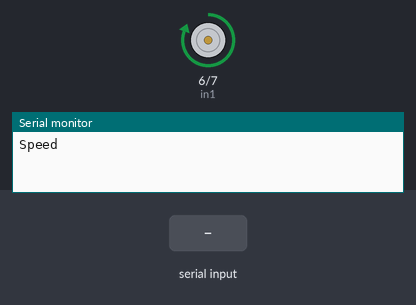
The sketch below on a simulated Arduino Uno, built with avr-gcc and run on an emulated ATmega328P. Shown: motor-driver pin pairs drawn as motors (green arrow = first pin HIGH = forward, orange = second pin HIGH = backward, longer = more drive), the last lines printed to the serial monitor. The inputs (shaded band) are chosen by the test bench.

Above: at 3.2 s.
3.3 s: "2\n" received over Serial
At 4.2 s:
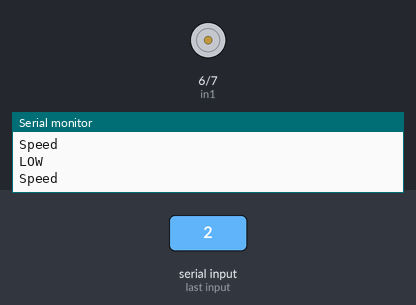
4.8 s: "1\n" received over Serial
At 5.3 s:
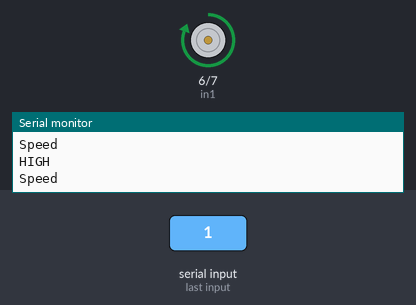
Timing chart, 0 to 7.8 s (numbered marks = the images above; inputs shaded):
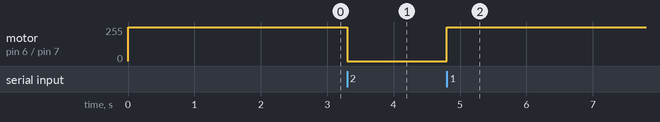

The sketch:

sketch_may01a.ino
```cpp
int in1 = 6;
int in2 = 7;

void setup() {
  Serial.begin(9600);


  pinMode(in1, OUTPUT);
  pinMode(in2, OUTPUT);

  //CLOCKWISE MAX SPEED
  digitalWrite(in1,HIGH);
  digitalWrite(in2,LOW);

  delay(2000);

}

void loop() {
  Serial.println("Speed");
  while (Serial.available() == 0) {
  }
  int menuChoice = Serial.parseInt();
  switch( menuChoice){
    case 1:
      Serial.println("HIGH");
      digitalWrite(in1,HIGH);
      digitalWrite(in2,LOW);

      break;

    case 2:
      Serial.println("LOW");
      digitalWrite(in1,LOW);
      digitalWrite(in2,LOW);

      break;
    default:
      Serial.println("fuck yoi");


  }

}
```

Measured:
- after the input at 3.3 s, motor on pin 6 (in1) / pin 7 (in2): forward 255/255 → stopped at once
- after the input at 4.8 s, motor on pin 6 (in1) / pin 7 (in2): stopped → forward 255/255 at once
